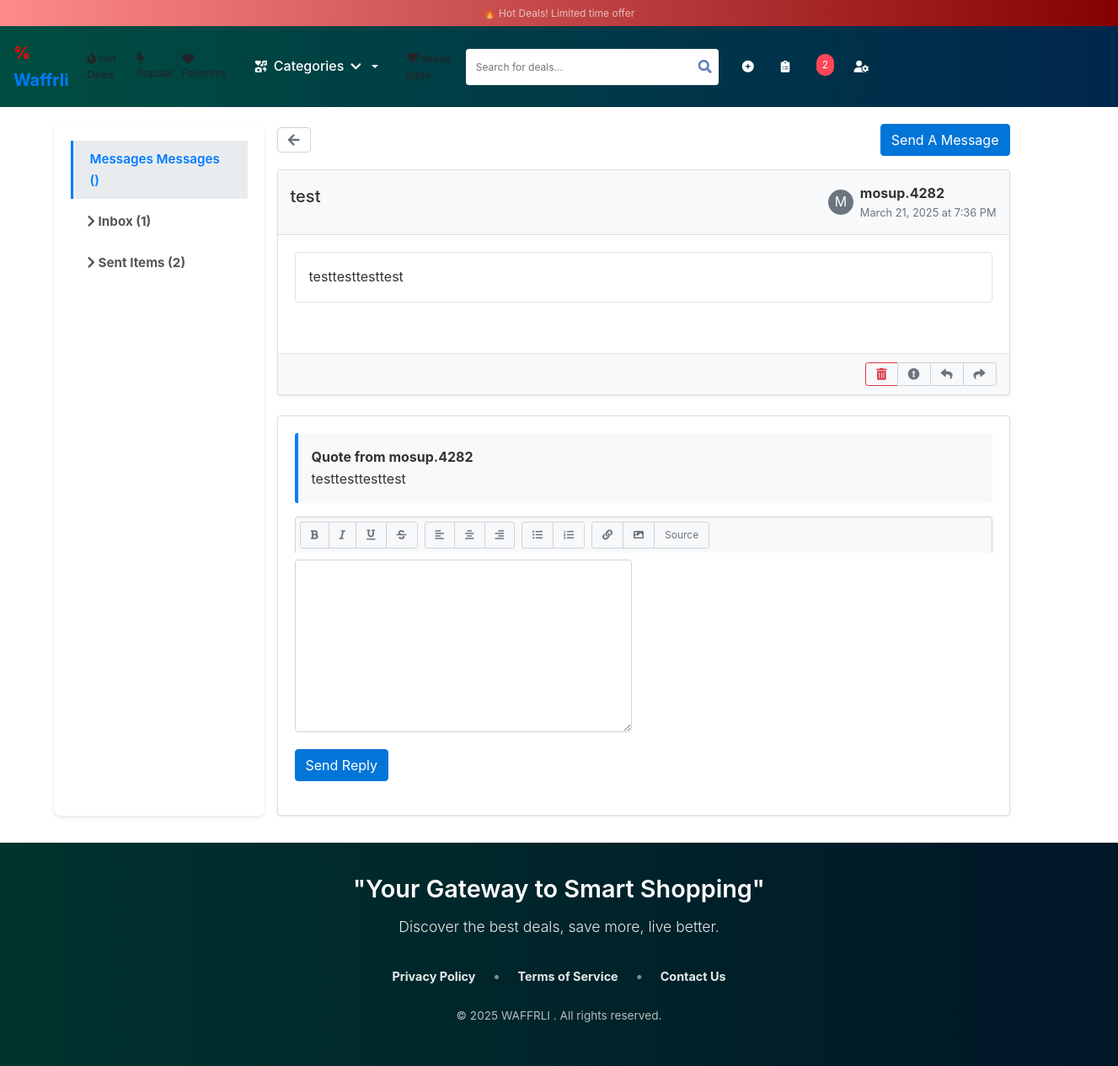
The app's page /message/4/ (signed in) with its own data.
### waffrli/models.py (models this page shows, shortened)
class Message(models.Model):
    sender = models.ForeignKey(User, related_name='sent_messages', on_delete=models.CASCADE)
    recipient = models.ForeignKey(User, related_name='received_messages', on_delete=models.CASCADE)
    subject = models.CharField(max_length=255)
    content = models.TextField()
    date_sent = models.DateTimeField(auto_now_add=True)
    is_read = models.BooleanField(default=False)
    is_reply = models.BooleanField(default=False)
    parent_message = models.ForeignKey('self', on_delete=models.SET_NULL, null=True, blank=True, related_name='replies')

### waffrli/views.py (the view)
# urls.py: path('message/<int:message_id>/', view_message, name='view_message'),
@login_required
def view_message(request, message_id):
    try:
        message = Message.objects.get(id=message_id, recipient=request.user)
    except Message.DoesNotExist:
        messages.error(request, 'Message not found.')
        return redirect('inbox')
    context = {
        'message': message,
        'inbox_count': Message.objects.filter(recipient=request.user).count(),
        'sent_count': Message.objects.filter(sender=request.user).count(),
        'active_tab': 'inbox'
    }
    return render(request, 'view_message.html', context)

### waffrli/context_processors.py (called while the page is built)
def category_list(request):
    return {'categories': Category.objects.all()}  # Makes categories available in all templates

### waffrli/templates/view_message.html (shortened to what this page needs)
{% extends 'base.html' %} {% load static %} {% block content %}
<link
  rel="stylesheet"
  href="https://cdn.jsdelivr.net/npm/bootstrap@4.6.0/dist/css/bootstrap.min.css"
/>
<link
  rel="stylesheet"
  href="https://cdnjs.cloudflare.com/ajax/libs/font-awesome/5.15.3/css/all.min.css"
/>
<link rel="stylesheet" href="{% static 'css/message_styles.css' %}" />
<link rel="stylesheet" href="{% static 'css/settings.css' %}" />
<div class="container">
  <div class="row">
    <div class="SettingSidebar">
      <ul class="nav-menu">
          <li class="active"><a href="{% url 'inbox' %}">Messages Messages ({{ total_messages }})</a></li>
          <li><a href="{% url 'inbox' %}"><i class="fas fa-chevron-right"></i> Inbox ({{ inbox_count }})</a></li>
          <li><a href="{% url 'sent_items' %}"><i class="fas fa-chevron-right"></i> Sent Items ({{ sent_count }})</a></li>
      </ul>
    </div>
    <div class="col-md-9">
      <div class="d-flex justify-content-between align-items-center mb-3">
        <a href="{% url 'inbox' %}" class="btn btn-outline-secondary">
          <i class="fas fa-arrow-left"></i>
        </a>
        <a href="{% url 'send_message' %}" class="btn btn-primary"
          >Send A Message</a
        >
      </div>
      <div class="card">
        <div class="card-header">
          <h4>{{ message.subject }}</h4>
          <div class="d-flex align-items-center">
            {% if message.sender.profile.avatar %}
            <img
              src="{{ message.sender.profile.avatar.url }}"
              class="avatar-small rounded-circle mr-2"
              alt="{{ message.sender.username }}"
            />
            {% else %}
            <div
              class="avatar-small rounded-circle bg-secondary text-white mr-2 d-flex justify-content-center align-items-center"
            >
              {{ message.sender.username.0|upper }}
            </div>
            {% endif %}
            <div>
              <strong>{{ message.sender.username }}</strong>
              <div class="text-muted small">
                {{ message.date_sent|date:"F j, Y \a\t g:i A" }}
              </div>
            </div>
          </div>
        </div>
        <div class="card-body">
          <div class="message-content">
            {% if message.content %}
              <div class="message-text p-3 border rounded bg-white">
                {{ message.content|safe|linebreaksbr }}
              </div>
            {% else %}
              <div class="message-text p-3 border rounded bg-light text-muted">
                <em>No message content</em>
              </div>
            {% endif %}
          </div>
        </div>
        <div class="card-footer d-flex justify-content-end">
          <div class="btn-group">
            <button class="btn btn-sm btn-outline-danger" title="Delete">
              <i class="fas fa-trash-alt"></i>
            </button>
            <button class="btn btn-sm btn-outline-secondary" title="Report">
              <i class="fas fa-exclamation-circle"></i>
            </button>
            <button class="btn btn-sm btn-outline-secondary" title="Reply">
              <i class="fas fa-reply"></i>
            </button>
            <button class="btn btn-sm btn-outline-secondary" title="Forward">
              <i class="fas fa-share"></i>
            </button>
          </div>
        </div>
      </div>
      <div class="card mt-4">
        <div class="card-body">
          <form method="post" action="{% url 'reply_message' message.id %}">
            <div class="form-group">
              <div class="quote-block p-3 bg-light mb-3">
                <p class="mb-0">
                  <strong>Quote from {{ message.sender.username }}</strong>
                </p>
                <p class="mb-0">
                  {{ message.content|striptags|truncatewords:15 }}
                </p>
              </div>
              <div class="editor-toolbar btn-toolbar mb-2" role="toolbar">
                <div class="btn-group mr-2">
                  <button
                    type="button"
                    class="btn btn-sm btn-outline-secondary"
                    title="Bold"
                  >
                    <i class="fas fa-bold"></i>
                  </button>
                  <button
                    type="button"
                    class="btn btn-sm btn-outline-secondary"
                    title="Italic"
                  >
                    <i class="fas fa-italic"></i>
                  </button>
                  <button
                    type="button"
                    class="btn btn-sm btn-outline-secondary"
                    title="Underline"
                  >
                    <i class="fas fa-underline"></i>
                  </button>
                  <button
                    type="button"
                    class="btn btn-sm btn-outline-secondary"
                    title="Strikethrough"
                  >
                    <i class="fas fa-strikethrough"></i>
                  </button>
                </div>
                <div class="btn-group mr-2">
                  <button
                    type="button"
                    class="btn btn-sm btn-outline-secondary"
                    title="Align Left"
                  >
                    <i class="fas fa-align-left"></i>
                  </button>
                  <button
                    type="button"
                    class="btn btn-sm btn-outline-secondary"
                    title="Align Center"
                  >
                    <i class="fas fa-align-center"></i>
                  </button>
                  <button
                    type="button"
                    class="btn btn-sm btn-outline-secondary"
                    title="Align Right"
                  >
                    <i class="fas fa-align-right"></i>
                  </button>
                </div>
                <div class="btn-group mr-2">
                  <button
                    type="button"
                    class="btn btn-sm btn-outline-secondary"
                    title="Bulleted List"
                  >
                    <i class="fas fa-list-ul"></i>
                  </button>
                  <button
                    type="button"
                    class="btn btn-sm btn-outline-secondary"
                    title="Numbered List"
                  >
                    <i class="fas fa-list-ol"></i>
                  </button>
                </div>
                <div class="btn-group">
                  <button
                    type="button"
                    class="btn btn-sm btn-outline-secondary"
                    title="Insert Link"
                  >
                    <i class="fas fa-link"></i>
                  </button>
                  <button
                    type="button"
                    class="btn btn-sm btn-outline-secondary"
                    title="Insert Image"
                  >
                    <i class="fas fa-image"></i>
                  </button>
                  <button
                    type="button"
                    class="btn btn-sm btn-outline-secondary"
                    title="Source Code"
                  >
                    Source
                  </button>
                </div>
              </div>
              <textarea
                class="form-control"
                name="content"
                rows="8"
                required
              ></textarea>
            </div>
            <div class="form-group">
              <button type="submit" class="btn btn-primary">Send Reply</button>
            </div>
          </form>
        </div>
      </div>
    </div>
  </div>
</div>
{% endblock %}

### static/css/style.css (style rules this page uses)
* { margin: 0; padding: 0; box-sizing: border-box; font-family: -apple-system, BlinkMacSystemFont, "Segoe UI", Roboto, Oxygen, Ubuntu, Cantarell, sans-serif; }
:root { --primary-color: #646cff; --secondary-color: #535bf2; --background-color: #f5f5f5; --text-color: #213547; --border-color: #e0e0e0; }
body { background-color: white; color: #333; }
body, button, a { margin: 0; padding: 0; box-sizing: border-box; }
a { color: black; text-decoration: none; font-size: larger; font-weight: 700; font-style: bold; flex-direction: column; }
.card-header { display: flex; justify-content: space-between; align-items: center; padding: 8px; background-color: #f8f9fa; border-bottom: 1px solid #ddd; position: relative; }
.card-footer { display: flex; justify-content: space-between; padding: 10px; border-top: 1px solid #eee; }

### static/css/message_styles.css (style rules this page uses)
body { background-color: #f5f5f5; font-family: Arial, sans-serif; }
.container { max-width: 1200px; margin: 20px auto; }
.avatar-small { width: 30px; height: 30px; object-fit: cover; display: flex; justify-content: center; align-items: center; }
.card { border-radius: 4px; box-shadow: 0 1px 3px rgba(0, 0, 0, 0.1); }
.card-header { background-color: #f8f9fa; border-bottom: 1px solid #dee2e6; padding: 15px; }
.card-header h4 { margin-bottom: 15px; font-size: 1.25rem; }
.message-content { min-height: 100px; line-height: 1.6; }
.quote-block { background-color: #f8f9fa; border-left: 4px solid #007bff; border-radius: 3px; }
.editor-toolbar { background-color: #f8f9fa; border: 1px solid #ced4da; border-bottom: none; padding: 5px; border-radius: 4px 4px 0 0; }
.editor-toolbar button { padding: 3px 8px; font-size: 12px; }
textarea.form-control { border-radius: 0 0 4px 4px; resize: vertical; }
.btn-group .btn { display: inline-flex; align-items: center; justify-content: center; padding: 0.375rem 0.75rem; }
.btn-primary { background-color: #0275d8; border-color: #0275d8; }
.btn-outline-secondary { color: #6c757d; border-color: #ced4da; }
.card-footer { background-color: #f8f9fa; border-top: 1px solid #dee2e6; padding: 10px 15px; }

### static/css/settings.css (style rules this page uses)
* { margin: 0; padding: 0; box-sizing: border-box; }
body { font-family: "Segoe UI", Tahoma, Geneva, Verdana, sans-serif; line-height: 1.6; color: #333; background-color: white; }
.SettingSidebar { width: 250px; background: white; border-radius: 8px; padding: 20px; box-shadow: 0 2px 4px rgba(0, 0, 0, 0.1); }
.nav-menu { list-style: none; }
.nav-menu li { margin-bottom: 5px; }
.nav-menu li a { display: block; padding: 10px 20px; text-decoration: none; color: #555; transition: all 0.3s ease; font-size: 0.95rem; }
.nav-menu li.active a { background-color: #e9ecef; color: #007bff; font-weight: 600; border-left: 3px solid #007bff; }
.form-group { margin-bottom: 20px; }
.form-group input, .form-group select, .form-group textarea { width: 100%; max-width: 400px; padding: 10px; border: 1px solid #ced4da; border-radius: 4px; font-size: 0.95rem; }

### records on screen
Message: subject "test", sender.username.0 "M", sender.username "mosup.4282", date_sent "March 21, 2025 at 7:36 PM", content "testtesttesttest"

### other values on screen
{{ inbox_count }} "1"
{{ sent_count }} "2"
